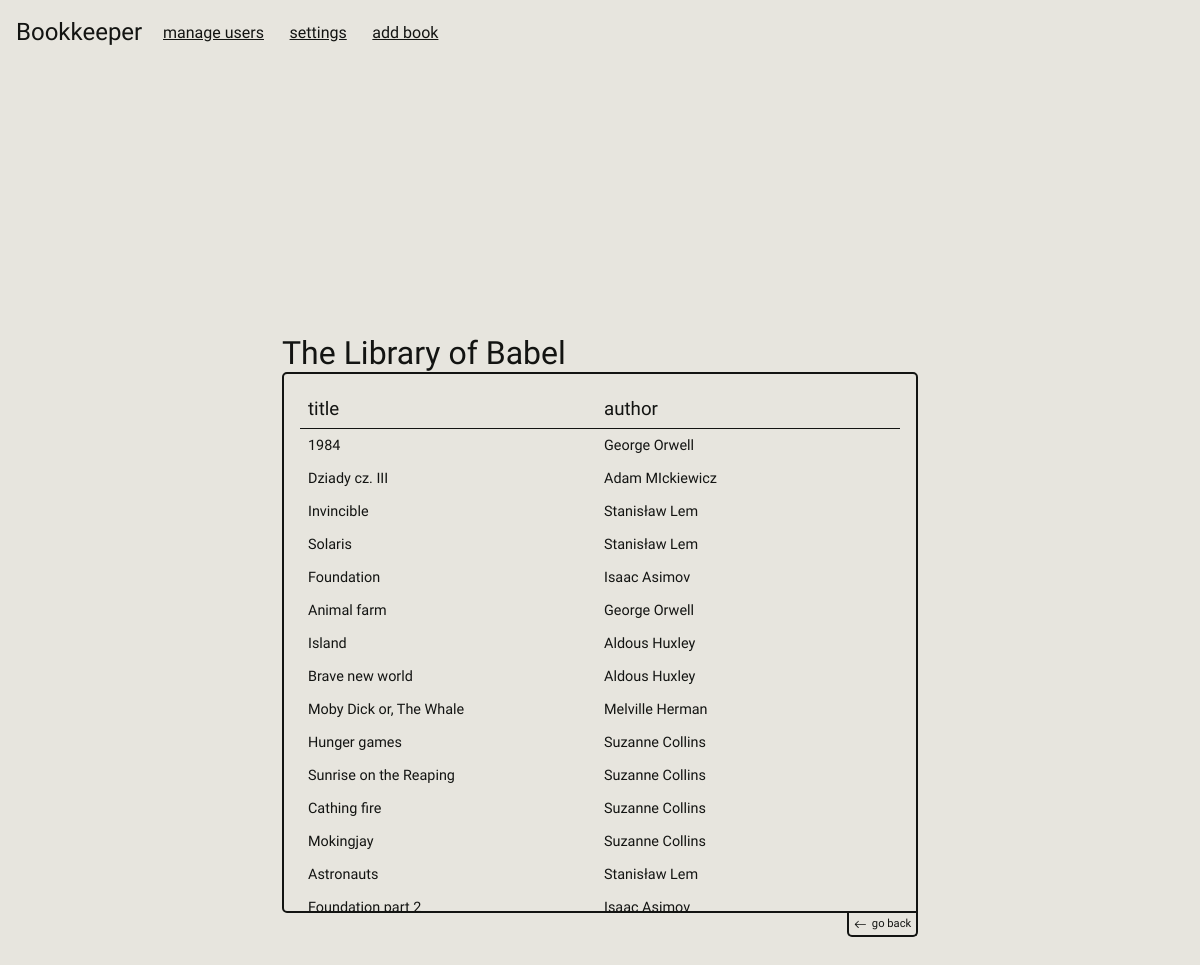
The app's page /library/1, older data.
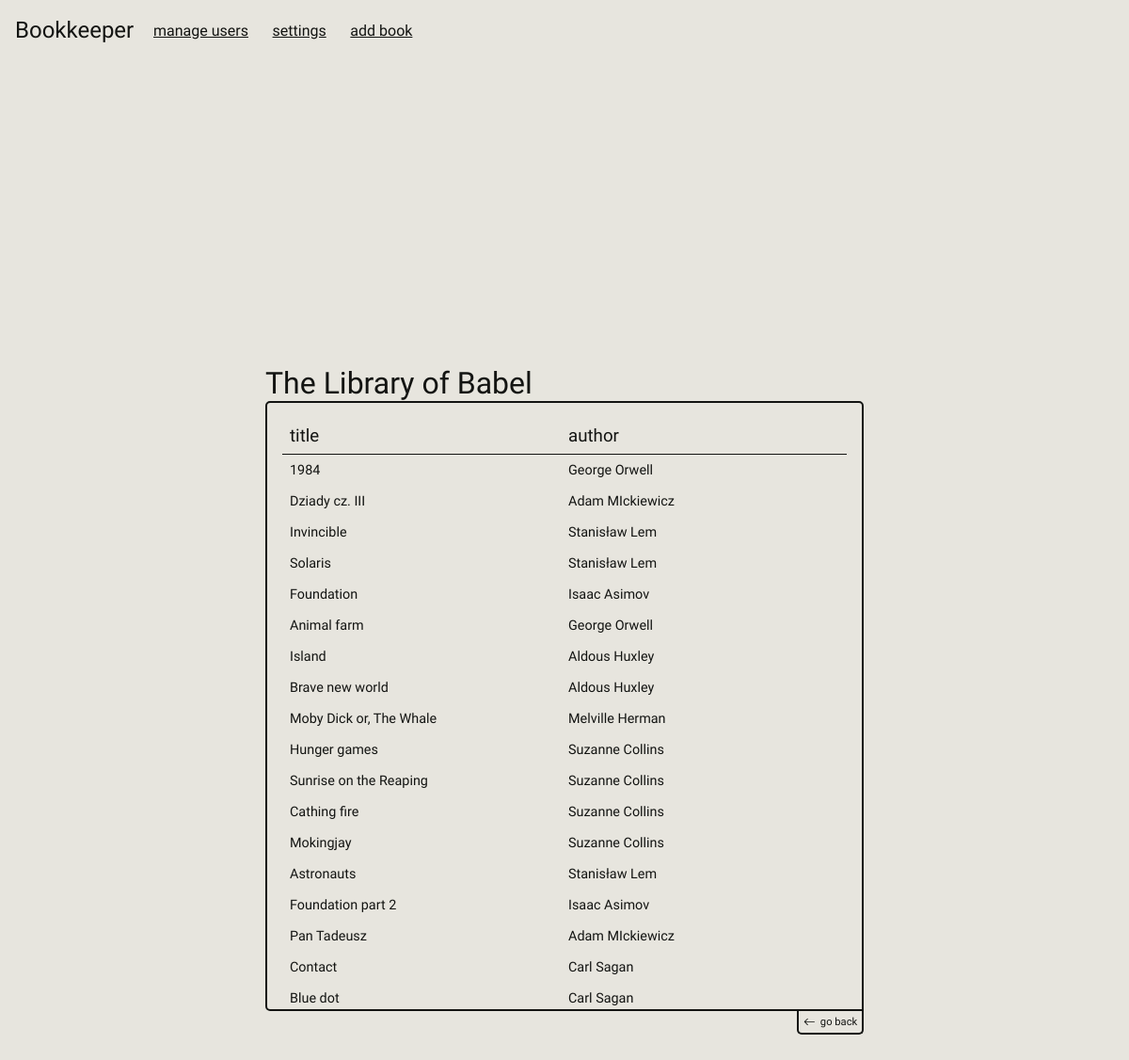
The same page, newer data.
### bookkeeper/database/models.py (models this page shows, shortened)
class Base(DeclarativeBase):
    id      = Column(Integer, primary_key = True)

class LibrarySchema(Base):
    __tablename__ = "libraries"
    name = Column(String, nullable = False)
    user_id = Column(Integer, ForeignKey("users.id"), nullable = False)
    user   = relationship("UserSchema", back_populates = "libraries")
    books  = relationship("BookSchema", back_populates = "library")

class BookSchema(Base):
    __tablename__ = "books"
    title   = Column(String, nullable  = False)
    edition = Column(Integer, nullable = True)
    status  = Column(Integer, nullable  = False)
    author_id  = Column(Integer, ForeignKey("authors.id"), nullable = False)
    held_by    = Column(Integer, ForeignKey("users.id"), nullable = True)
    library_id = Column(Integer, ForeignKey("libraries.id"), nullable = False)
    user    = relationship("UserSchema", back_populates = "books")
    author  = relationship("AuthorSchema", back_populates = "books")
    library = relationship("LibrarySchema", back_populates = "books")

class AuthorSchema(Base):
    __tablename__ = 'authors'
    name    = Column(String, nullable = False)
    surname = Column(String, nullable = True)
    books = relationship("BookSchema", back_populates = "author")

### bookkeeper/database/DTO.py (called while the page is built)
    def from_db(author: AuthorSchema):
        return Author(author.name, author.surname, author.id)

    def from_db(user: UserSchema):
        if user: return User(user.name, user.surname, user.id)

    def from_db(library: LibrarySchema):
        return Library(library.name, owned_by=User.from_db(library.user).id, id = library.id, owner = User.from_db(library.user))

    def from_db(book: BookSchema):
        return Book(
            title = book.title,
            author_id = book.author.id,
            edition = book.edition,
            status = book.status,
            library = Library.from_db(book.library),
            library_id=book.library.id,
            user = User.from_db(book.user),
            user_id = book.held_by,
            id = book.id,
            author = Author.from_db(book.author)
        )

### bookkeeper/database/database.py (called while the page is built)
    def __iter__(self):
        if self.message == DBMessage.OBJECT_LIST:
            return self.value.__iter__()
        else: ValueError("this response is not iterable")

    def get_library_by_id(self, id):
        session = Session(bind = self.engine)
        resp = DBResponse(DBMessage.OBJECT , Library.from_db(session.query(LibrarySchema).where(LibrarySchema.id == id).first()))
        session.close()
        return resp

    def get_books_by_library(self, library_id : int) -> DBResponse:
        session =  Session(bind = self.engine)
        resp =  DBResponse(DBMessage.OBJECT_LIST, [Book.from_db(obj) for obj in session.query(LibrarySchema).where(LibrarySchema.id == library_id).first().books])
        session.close()
        return resp

### bookkeeper/desktop/__init__.py (called while the page is built)
    def __call__(self, **kwargs):
        return self.action(**kwargs, **self.kwargs)

### bookkeeper/desktop/routes.py (called while the page is built)
def library(id: int, db : Database):
    library = library = db.get_library_by_id(id)
    return render_page("library.html", library = db.get_library_by_id(id).value, books = db.get_books_by_library(id))

### bookkeeper/desktop/utils.py (called while the page is built)
def render_page(template, **kwargs):
    mode = get_setting("dark-mode", False)
    go_back = get_arg("go_back")
    return render_template(template, mode= "dark" if mode else "light", go_back = go_back, **kwargs)

def get_arg(arg_name: str, cast_to :type = str):
    try:
        ans = request.args[arg_name]
    except: return None
    try:
        return cast_to(ans)
    except:
        return None

### bookkeeper/desktop/templates/library.html
{% extends "base.html" %}
{% block head %}
<link rel="stylesheet" href="{{ url_for('static', filename='css/library.css') }}">
{% endblock %}
{% block add_to_nav %}
<a href="/add-book/{{library.id}}?go_back={{url_for(request.endpoint, **request.view_args)}}">add book</a>
{% endblock %}
{% block body %}
<div class="content">
    <h1>{{library.name}}</h1>
    <div class = "book-wrap">
        <div class = "header">
            <h3>title</h3>
            <h3>author</h3>
        </div>
            {% for book in books %}
            <a href = "/book/{{book.id|string}}?go_back={{url_for(request.endpoint, **request.view_args)}}" class = "row">
                <p>{{book.title}}</p>
                <p>{{book.author.name}} {{book.author.surname}}</p>
            </a>
            {% endfor %}
    </div>
    <div class="go-back">
        <a href="/home" > <svg xmlns="http://www.w3.org/2000/svg"   class="bi bi-arrow-left" viewBox="0 0 16 16">
  <path fill-rule="evenodd" d="M15 8a.5.5 0 0 0-.5-.5H2.707l3.147-3.146a.5.5 0 1 0-.708-.708l-4 4a.5.5 0 0 0 0 .708l4 4a.5.5 0 0 0 .708-.708L2.707 8.5H14.5A.5.5 0 0 0 15 8"/>
</svg> go back</a>
    </div>
</div>
{% endblock %}

### bookkeeper/desktop/templates/base.html (shortened to what this page needs)
<!DOCTYPE html>
<html lang="en">
<head>
<link rel="stylesheet" href="{{ url_for('static', filename='css/global.css') }}">
{% block head %}{% endblock %}
</head>
    {% block nav %}
    <nav>
        <h1><a class="home" href = "/home">Bookkeeper</a></h1>
        <a  href="/manage-users">manage users</a>
        <a href="/settings">settings</a>
        {% block add_to_nav %}
        {% endblock %}
    </nav>
    {% endblock %}
<body class = "{{mode}}">
    <div class="body-wrapper">
    {% block body %}{% endblock %}
    </div>
</body>
</html>

### bookkeeper/desktop/static/css/global.css (style rules this page uses)
* { padding: 0; margin: 0; font-family: "MedievalSharp", cursive; font-weight: 400; font-style: normal; }
.light { --background-color: #e7e5de; --text-color: #131412; --input-background-color: #d8d7d2; }
body { background-color: var(--background-color); color: var(--text-color); height:100vh; padding: 0;; overflow-y: scroll; }
.body-wrapper { overflow-y: scroll; height:calc(100vh - 4rem); max-height:calc(100vh - 4rem); position: fixed; width:100%; z-index: 1; box-sizing: content-box; }
nav { position: relative; z-index:99; top:0; left:0; background-color: var(--background-color); padding: 1rem; display: flex; align-items: center; justify-content: left; gap:1rem; }
nav h1 { display: flex; align-items: center; height: 2rem; }
nav a { padding: .3rem; color: var(--text-color); border-radius: 5px; transition: .1s; text-align: center; }
nav .home { text-decoration: none; background-color: transparent; padding: 0; border: 0px; color: var(--text-color); }
.go-back { width:100%; text-align: right; display: flex; justify-content: right; gap:.1rem }
.go-back a { border: 2px solid var(--text-color); border-top: 0; border-radius: 0 0 5px 5px; font-size: .7rem; color: var(--text-color); padding: .3rem; text-decoration: none; transition: .1s; display: flex; align-items: center; gap: .3rem; }
.go-back svg { font-size: 70%; width:.8rem; fill: var(--text-color); }

### bookkeeper/desktop/static/css/library.css (style rules this page uses)
.body-wrapper { display: flex; justify-content: center; align-items: center; }
.content { display: flex; flex-direction: column; max-height: 50vh; }
.book-wrap { border: 2px solid var(--text-color); min-width: 50vw; max-width: 90vw; overflow-y: scroll; padding: 1rem; border-radius: 5px 5px 0 5px ; }
.header { border-bottom: 1px solid var(--text-color); padding: .5rem; display: grid; grid-template-columns: 1fr 1fr; gap:.5rem; }
.row { color: var(--text-color); text-decoration: none; font-size: 90%; padding: .5rem; display: grid; grid-template-columns: 1fr 1fr; transition: .1s; gap:.5rem; }
p { overflow: hidden; white-space:nowrap; text-overflow: ellipsis; }

Row changes from the older to the newer data that the page shows:
added BookSchema: title "Pan Tadeusz", author.name "Adam", author.surname "MIckiewicz"
added BookSchema: title "Contact", author.name "Carl", author.surname "Sagan"
added BookSchema: title "Blue dot", author.name "Carl", author.surname "Sagan"
